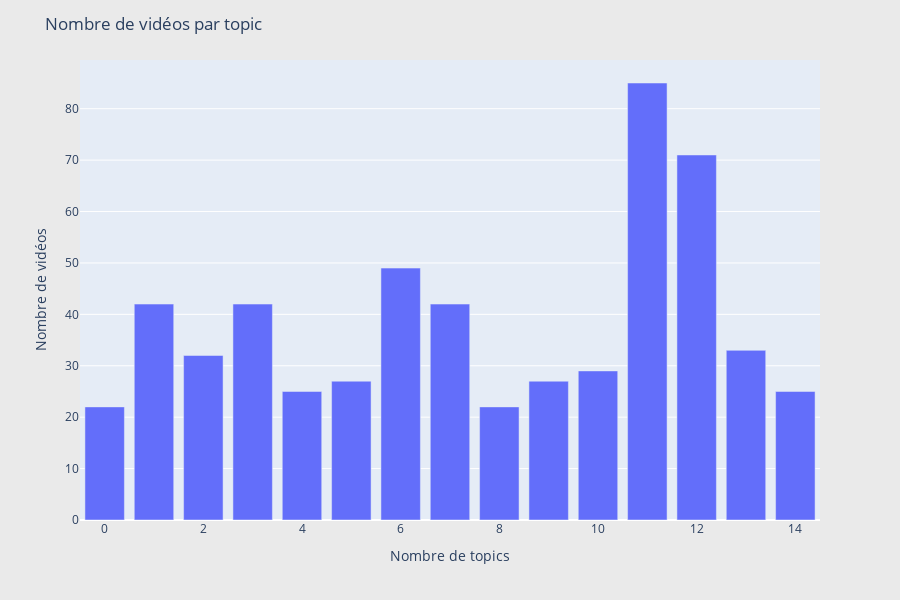

The notebook cell this image was saved under:
### Markdown cell above
### Histrogramme nombre de vidéos par topic

### Code cell
# Compute the histogram data
data_df = (df_out.loc[:,['keywords', 'video_best_topic_id']]
    .groupby('video_best_topic_id') # Group videos by their videos best_topic_id
    .count() # Perform the count needed for the histogram
    .reset_index()
    .rename(columns={"video_best_topic_id":"Topic", "keywords":"Count"})) # rename columns to more meaningful title

# Create plot
fig = px.bar(data_df, x='Topic',y="Count")
fig.update_layout(
    title="Nombre de vidéos par topic",
    xaxis_title="Nombre de topics",
    yaxis_title="Nombre de vidéos",
    height=600,
    paper_bgcolor="rgb(234, 234, 234)")
fig.write_html('plots/p5_hist_nb_vid_per_topic.html')
fig.show()

### Figure 1 — Plotly figure (JSON) as saved in the notebook; plotly's stock layout.template omitted (floating-point values rounded to 4 significant figures)
{"data": [{"alignmentgroup": "True", "hovertemplate": "Topic=%{x}<br>Count=%{y}<extra></extra>", "legendgroup": "", "marker": {"color": "#636efa", "pattern": {"shape": ""}}, "name": "", "offsetgroup": "", "orientation": "v", "showlegend": false, "textposition": "auto", "x": [0, 1, 2, 3, 4, 5, 6, 7, 8, 9, 10, 11, 12, 13, 14], "xaxis": "x", "y": [22, 42, 32, 42, 25, 27, 49, 42, 22, 27, 29, 85, 71, 33, 25], "yaxis": "y", "type": "bar"}], "layout": {"xaxis": {"anchor": "y", "domain": [0.0, 1.0], "title": {"text": "Nombre de topics"}}, "yaxis": {"anchor": "x", "domain": [0.0, 1.0], "title": {"text": "Nombre de vidéos"}}, "legend": {"tracegroupgap": 0}, "margin": {"t": 60}, "barmode": "relative", "title": {"text": "Nombre de vidéos par topic"}, "height": 600, "paper_bgcolor": "rgb(234, 234, 234)"}}
